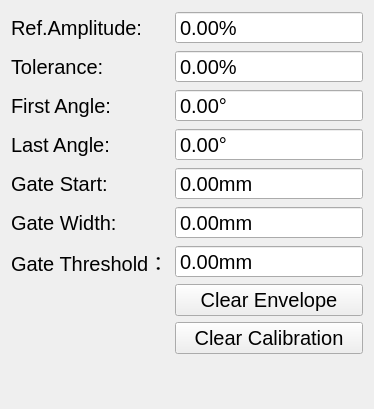
<?xml version="1.0" encoding="UTF-8"?>
<ui version="4.0">
 <class>ACGPropertiesWidget</class>
 <widget class="QWidget" name="ACGPropertiesWidget">
  <property name="geometry">
   <rect>
    <x>0</x>
    <y>0</y>
    <width>374</width>
    <height>409</height>
   </rect>
  </property>
  <property name="font">
   <font>
    <pointsize>15</pointsize>
   </font>
  </property>
  <property name="windowTitle">
   <string>Form</string>
  </property>
  <property name="styleSheet">
   <string notr="true"/>
  </property>
  <layout class="QFormLayout" name="formLayout">
   <item row="0" column="0">
    <widget class="QLabel" name="amplitudeLabel">
     <property name="minimumSize">
      <size>
       <width>0</width>
       <height>30</height>
      </size>
     </property>
     <property name="text">
      <string>Ref.Amplitude:</string>
     </property>
    </widget>
   </item>
   <item row="0" column="1">
    <widget class="QDoubleSpinBox" name="amplitudeDoubleSpinBox">
     <property name="sizePolicy">
      <sizepolicy hsizetype="Expanding" vsizetype="Fixed">
       <horstretch>0</horstretch>
       <verstretch>0</verstretch>
      </sizepolicy>
     </property>
     <property name="buttonSymbols">
      <enum>QAbstractSpinBox::NoButtons</enum>
     </property>
     <property name="suffix">
      <string>%</string>
     </property>
     <property name="maximum">
      <double>100.000000000000000</double>
     </property>
    </widget>
   </item>
   <item row="1" column="0">
    <widget class="QLabel" name="toleranceLabel">
     <property name="minimumSize">
      <size>
       <width>0</width>
       <height>30</height>
      </size>
     </property>
     <property name="text">
      <string>Tolerance:</string>
     </property>
    </widget>
   </item>
   <item row="1" column="1">
    <widget class="QDoubleSpinBox" name="toleranceDoubleSpinBox">
     <property name="sizePolicy">
      <sizepolicy hsizetype="Expanding" vsizetype="Fixed">
       <horstretch>0</horstretch>
       <verstretch>0</verstretch>
      </sizepolicy>
     </property>
     <property name="buttonSymbols">
      <enum>QAbstractSpinBox::NoButtons</enum>
     </property>
     <property name="suffix">
      <string>%</string>
     </property>
    </widget>
   </item>
   <item row="2" column="0">
    <widget class="QLabel" name="firstAngleLabel">
     <property name="minimumSize">
      <size>
       <width>0</width>
       <height>30</height>
      </size>
     </property>
     <property name="text">
      <string>First Angle:</string>
     </property>
    </widget>
   </item>
   <item row="2" column="1">
    <widget class="QDoubleSpinBox" name="firstAngleDoubleSpinBox">
     <property name="sizePolicy">
      <sizepolicy hsizetype="Expanding" vsizetype="Fixed">
       <horstretch>0</horstretch>
       <verstretch>0</verstretch>
      </sizepolicy>
     </property>
     <property name="buttonSymbols">
      <enum>QAbstractSpinBox::NoButtons</enum>
     </property>
     <property name="suffix">
      <string>°</string>
     </property>
     <property name="minimum">
      <double>-90.000000000000000</double>
     </property>
     <property name="maximum">
      <double>90.000000000000000</double>
     </property>
    </widget>
   </item>
   <item row="3" column="0">
    <widget class="QLabel" name="lastAngleLabel">
     <property name="minimumSize">
      <size>
       <width>0</width>
       <height>30</height>
      </size>
     </property>
     <property name="text">
      <string>Last Angle:</string>
     </property>
    </widget>
   </item>
   <item row="3" column="1">
    <widget class="QDoubleSpinBox" name="lastAngleDoubleSpinBox">
     <property name="sizePolicy">
      <sizepolicy hsizetype="Expanding" vsizetype="Fixed">
       <horstretch>0</horstretch>
       <verstretch>0</verstretch>
      </sizepolicy>
     </property>
     <property name="buttonSymbols">
      <enum>QAbstractSpinBox::NoButtons</enum>
     </property>
     <property name="suffix">
      <string>°</string>
     </property>
     <property name="minimum">
      <double>-90.000000000000000</double>
     </property>
     <property name="maximum">
      <double>90.000000000000000</double>
     </property>
    </widget>
   </item>
   <item row="4" column="0">
    <widget class="QLabel" name="gateStartLabel">
     <property name="minimumSize">
      <size>
       <width>0</width>
       <height>30</height>
      </size>
     </property>
     <property name="text">
      <string>Gate Start:</string>
     </property>
    </widget>
   </item>
   <item row="4" column="1">
    <widget class="QDoubleSpinBox" name="gateStartDoubleSpinBox">
     <property name="sizePolicy">
      <sizepolicy hsizetype="Expanding" vsizetype="Fixed">
       <horstretch>0</horstretch>
       <verstretch>0</verstretch>
      </sizepolicy>
     </property>
     <property name="buttonSymbols">
      <enum>QAbstractSpinBox::NoButtons</enum>
     </property>
     <property name="suffix">
      <string>mm</string>
     </property>
    </widget>
   </item>
   <item row="5" column="0">
    <widget class="QLabel" name="gateWidthLabel">
     <property name="minimumSize">
      <size>
       <width>0</width>
       <height>30</height>
      </size>
     </property>
     <property name="text">
      <string>Gate Width:</string>
     </property>
    </widget>
   </item>
   <item row="5" column="1">
    <widget class="QDoubleSpinBox" name="gateWidthDoubleSpinBox">
     <property name="sizePolicy">
      <sizepolicy hsizetype="Expanding" vsizetype="Fixed">
       <horstretch>0</horstretch>
       <verstretch>0</verstretch>
      </sizepolicy>
     </property>
     <property name="buttonSymbols">
      <enum>QAbstractSpinBox::NoButtons</enum>
     </property>
     <property name="suffix">
      <string>mm</string>
     </property>
    </widget>
   </item>
   <item row="6" column="0">
    <widget class="QLabel" name="gateThresholdLabel">
     <property name="minimumSize">
      <size>
       <width>0</width>
       <height>30</height>
      </size>
     </property>
     <property name="text">
      <string>Gate Threshold：</string>
     </property>
    </widget>
   </item>
   <item row="6" column="1">
    <widget class="QDoubleSpinBox" name="gateThresholdDoubleSpinBox">
     <property name="sizePolicy">
      <sizepolicy hsizetype="Expanding" vsizetype="Fixed">
       <horstretch>0</horstretch>
       <verstretch>0</verstretch>
      </sizepolicy>
     </property>
     <property name="buttonSymbols">
      <enum>QAbstractSpinBox::NoButtons</enum>
     </property>
     <property name="suffix">
      <string>mm</string>
     </property>
    </widget>
   </item>
   <item row="7" column="1">
    <widget class="QPushButton" name="clearEnvelopePushButton">
     <property name="sizePolicy">
      <sizepolicy hsizetype="Expanding" vsizetype="Fixed">
       <horstretch>0</horstretch>
       <verstretch>0</verstretch>
      </sizepolicy>
     </property>
     <property name="text">
      <string>Clear Envelope</string>
     </property>
    </widget>
   </item>
   <item row="8" column="1">
    <widget class="QPushButton" name="clearCalibrationPushButton">
     <property name="sizePolicy">
      <sizepolicy hsizetype="Expanding" vsizetype="Fixed">
       <horstretch>0</horstretch>
       <verstretch>0</verstretch>
      </sizepolicy>
     </property>
     <property name="text">
      <string>Clear Calibration</string>
     </property>
    </widget>
   </item>
  </layout>
 </widget>
 <resources/>
 <connections/>
</ui>
